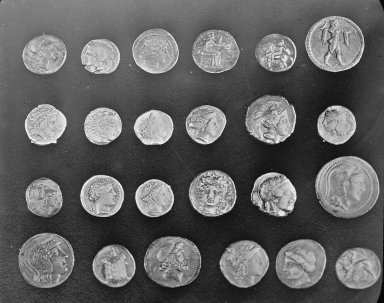
#> input picture opening-closing/coins.png, 384 x 303 px
$ jupyter execute morphological-operations.ipynb
#> lines starting #> are read from the running program, lines starting #| are printed output that depends on the picture; after the words box and inside, x2 and y2 are one past the last pixel; in counts of white or black regions, pixels touching at a corner belong together
# Morphological Operations: Dilation, Erosion, Opening & Closing

Comparing four structuring elements: Square (7x7), Cross (7x7), Vertical Line (1x9), and Horizontal Line (9x1) on a descriptive image (`coins.png`).

### 1. Structuring Elements
- **Square (7x7)**: All 8 directions (`cv2.MORPH_RECT`)
- **Cross (7x7)**: 4 cardinal directions (`cv2.MORPH_CROSS`)
- **Vertical Line (1x9)**: Vertical only (`1x9`)
- **Horizontal Line (9x1)**: Horizontal only (`9x1`)

[cell 1]
import cv2
import numpy as np
import matplotlib.pyplot as plt
import os

se_sq   = cv2.getStructuringElement(cv2.MORPH_RECT, (7, 7))
se_cr   = cv2.getStructuringElement(cv2.MORPH_CROSS, (7, 7))
se_vert = cv2.getStructuringElement(cv2.MORPH_RECT, (1, 9))
se_horz = cv2.getStructuringElement(cv2.MORPH_RECT, (9, 1))

kernels = [
    ('Square (7x7)', se_sq),
    ('Cross (7x7)', se_cr),
    ('Vertical Line (1x9)', se_vert),
    ('Horizontal Line (9x1)', se_horz)
]

fig, axes = plt.subplots(1, 4, figsize=(14, 3.5))
for ax, (title, k) in zip(axes, kernels):
    ax.imshow(k, cmap='gray_r', vmin=0, vmax=1)
    ax.set_title(title)
    ax.set_xticks(range(k.shape[1]))
    ax.set_yticks(range(k.shape[0]))
    for i in range(k.shape[0]):
        for j in range(k.shape[1]):
            ax.text(j, i, str(k[i, j]), ha='center', va='center',
                    color='white' if k[i, j] == 1 else 'black', fontsize=8)
plt.tight_layout()
plt.show()
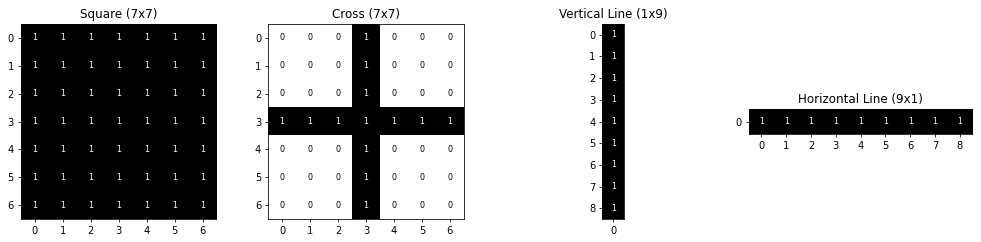
#> figure drawn by matplotlib, 4 panels

### 2. Load Descriptive Image
We load `coins.png` and binarize using Otsu thresholding.

[cell 2]
img_path = 'coins.png' if os.path.exists('coins.png') else 'week5/coins.png'
img = cv2.imread(img_path, cv2.IMREAD_GRAYSCALE)
#> img is the input picture: shape (303, 384); min 1, max 252, mean 96.9
_, test_img = cv2.threshold(img, 0, 255, cv2.THRESH_BINARY + cv2.THRESH_OTSU)
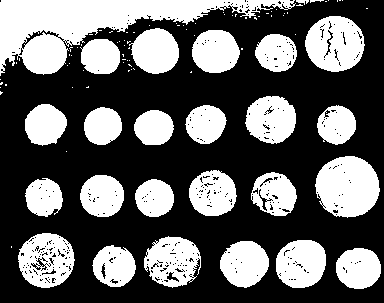
#> test_img: shape (303, 384); 38.8% white; 96 white regions (70 under 20 px), largest, box (x1, y1, x2, y2) and area: (0, 0, 296, 76) 8792, (315, 156, 380, 218) 3062, (305, 16, 365, 72) 2459
print(f"Loaded coins: {test_img.shape[1]}x{test_img.shape[0]} px")
#| Loaded coins: 384x303 px

### 3. Dilation (cv2.dilate)

[cell 3]
d_square   = cv2.dilate(test_img, se_sq)
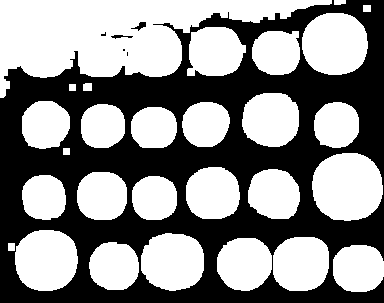
#> d_square: shape (303, 384); 54.4% white; 6 black regions (3 under 20 px), largest, box (x1, y1, x2, y2) and area: (0, 0, 384, 303) 52898, (131, 22, 146, 31) 57, (111, 35, 133, 39) 45
d_cross    = cv2.dilate(test_img, se_cr)
#> d_cross: shape (303, 384); 49.9% white; 30 white regions (3 under 20 px), largest, box (x1, y1, x2, y2) and area: (0, 0, 332, 98) 14660, (312, 153, 383, 221) 3670, (302, 13, 368, 75) 3113
d_vertical = cv2.dilate(test_img, se_vert)
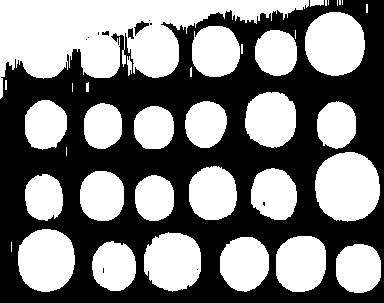
#> d_vertical: shape (303, 384); 49.4% white; 38 white regions (11 under 20 px), largest, box (x1, y1, x2, y2) and area: (0, 0, 309, 99) 14497, (315, 152, 380, 222) 3634, (305, 12, 365, 76) 3086
d_horiz    = cv2.dilate(test_img, se_horz)
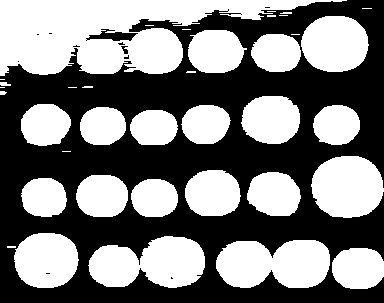
#> d_horiz: shape (303, 384); 48.4% white; 37 white regions (13 under 20 px), largest, box (x1, y1, x2, y2) and area: (0, 0, 347, 76) 13897, (216, 240, 330, 288) 4454, (88, 236, 205, 288) 4405

fig, axes = plt.subplots(1, 5, figsize=(16, 3.5))
titles = ['Original', 'Square (7x7)', 'Cross (7x7)', 'Vertical Line (1x9)', 'Horizontal Line (9x1)']
imgs = [test_img, d_square, d_cross, d_vertical, d_horiz]

for ax, t, im in zip(axes, titles, imgs):
    ax.imshow(im, cmap='gray')
    ax.set_title(t, fontsize=10)
    ax.axis('off')
#> this loop made 5 passes
#> t on passes 1 to 5: 'Original', 'Square (7x7)', 'Cross (7x7)', 'Vertical Line (1x9)', 'Horizontal Line (9x1)'
plt.tight_layout()
plt.show()

**Observed Changes:**
Dilation expands the foreground boundaries and fills small interior cavities. As a result, the coins appear thicker, surface details and engravings fill in, and closely adjacent coins merge together into continuous clusters.

### 4. Erosion (cv2.erode)

[cell 4]
e_square   = cv2.erode(test_img, se_sq)
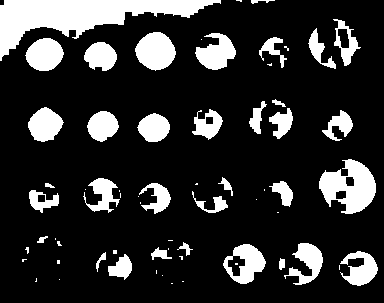
#> e_square: shape (303, 384); 18.5% white; 64 white regions (30 under 20 px), largest, box (x1, y1, x2, y2) and area: (0, 0, 221, 61) 5232, (319, 159, 376, 214) 1888, (135, 32, 176, 71) 1159
e_cross    = cv2.erode(test_img, se_cr)
#> e_cross: shape (303, 384); 25% white; 192 white regions (155 under 20 px), largest, box (x1, y1, x2, y2) and area: (0, 0, 224, 64) 5733, (318, 159, 377, 215) 2318, (134, 31, 176, 71) 1308
e_vertical = cv2.erode(test_img, se_vert)
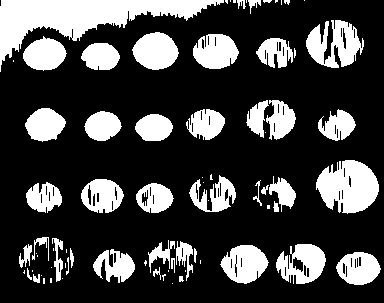
#> e_vertical: shape (303, 384); 26% white; 77 white regions (33 under 20 px), largest, box (x1, y1, x2, y2) and area: (0, 0, 224, 72) 5636, (316, 160, 379, 214) 2385, (306, 20, 364, 68) 1631
e_horiz    = cv2.erode(test_img, se_horz)
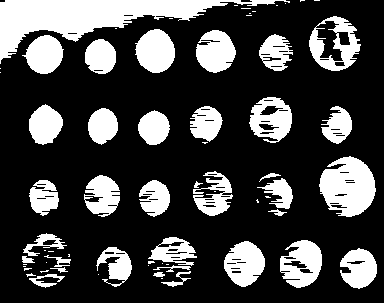
#> e_horiz: shape (303, 384); 26.6% white; 67 white regions (32 under 20 px), largest, box (x1, y1, x2, y2) and area: (0, 0, 290, 64) 6181, (319, 156, 376, 217) 2418, (309, 16, 361, 71) 1333

fig, axes = plt.subplots(1, 5, figsize=(16, 3.5))
imgs = [test_img, e_square, e_cross, e_vertical, e_horiz]

for ax, t, im in zip(axes, titles, imgs):
    ax.imshow(im, cmap='gray')
    ax.set_title(t, fontsize=10)
    ax.axis('off')
plt.tight_layout()
plt.show()

**Observed Changes:**
Erosion shrinks the foreground boundaries and eliminates thin, delicate features. As a result, the coins appear smaller, fine surface details disappear, and coins that were slightly touching become separated.

### 5. Opening (cv2.morphologyEx - MORPH_OPEN)

[cell 5]
o_square   = cv2.morphologyEx(test_img, cv2.MORPH_OPEN, se_sq)
#> o_square: shape (303, 384); 33.2% white; 37 white regions, largest, box (x1, y1, x2, y2) and area: (0, 0, 224, 64) 6333, (316, 156, 379, 217) 2884, (305, 16, 364, 72) 2043
o_cross    = cv2.morphologyEx(test_img, cv2.MORPH_OPEN, se_cr)
#> o_cross: shape (303, 384); 36.6% white; 28 white regions (1 under 20 px), largest, box (x1, y1, x2, y2) and area: (0, 0, 293, 76) 6966, (315, 156, 380, 218) 3012, (305, 16, 364, 72) 2347
o_vertical = cv2.morphologyEx(test_img, cv2.MORPH_OPEN, se_vert)
#> o_vertical: shape (303, 384); 35.8% white; 56 white regions (11 under 20 px), largest, box (x1, y1, x2, y2) and area: (0, 0, 224, 76) 6544, (316, 156, 379, 218) 2937, (306, 16, 364, 72) 2231
o_horiz    = cv2.morphologyEx(test_img, cv2.MORPH_OPEN, se_horz)
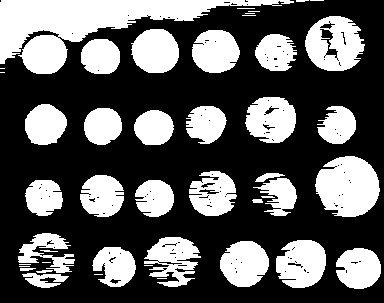
#> o_horiz: shape (303, 384); 36.3% white; 45 white regions (13 under 20 px), largest, box (x1, y1, x2, y2) and area: (0, 0, 294, 74) 8213, (315, 156, 380, 217) 3002, (305, 16, 365, 71) 2261

fig, axes = plt.subplots(1, 5, figsize=(16, 3.5))
imgs = [test_img, o_square, o_cross, o_vertical, o_horiz]

for ax, t, im in zip(axes, titles, imgs):
    ax.imshow(im, cmap='gray')
    ax.set_title(t, fontsize=10)
    ax.axis('off')
plt.tight_layout()
plt.show()

**Observed Changes:**
Opening (erosion followed by dilation) removes small isolated foreground noise, thin protrusions, and weak connecting bridges without significantly altering the overall size or shape of the coins.

### 6. Closing (cv2.morphologyEx - MORPH_CLOSE)

[cell 6]
c_square   = cv2.morphologyEx(test_img, cv2.MORPH_CLOSE, se_sq)
#> c_square: shape (303, 384); 41.3% white; 30 white regions (8 under 20 px), largest, box (x1, y1, x2, y2) and area: (0, 0, 329, 95) 13166, (315, 156, 380, 218) 3118, (305, 16, 365, 72) 2606
c_cross    = cv2.morphologyEx(test_img, cv2.MORPH_CLOSE, se_cr)
#> c_cross: shape (303, 384); 40.7% white; 73 white regions (50 under 20 px), largest, box (x1, y1, x2, y2) and area: (0, 0, 324, 76) 10748, (315, 156, 380, 218) 3112, (305, 16, 365, 72) 2606
c_vertical = cv2.morphologyEx(test_img, cv2.MORPH_CLOSE, se_vert)
#> c_vertical: shape (303, 384); 40.8% white; 42 white regions (18 under 20 px), largest, box (x1, y1, x2, y2) and area: (0, 0, 309, 95) 12682, (315, 156, 380, 218) 3114, (305, 16, 365, 72) 2606
c_horiz    = cv2.morphologyEx(test_img, cv2.MORPH_CLOSE, se_horz)
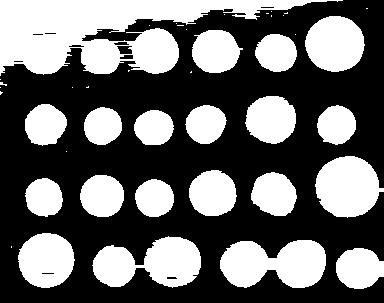
#> c_horiz: shape (303, 384); 40.9% white; 42 white regions (22 under 20 px), largest, box (x1, y1, x2, y2) and area: (0, 0, 343, 76) 12634, (220, 240, 326, 288) 3790, (92, 236, 201, 288) 3661

fig, axes = plt.subplots(1, 5, figsize=(16, 3.5))
imgs = [test_img, c_square, c_cross, c_vertical, c_horiz]

for ax, t, im in zip(axes, titles, imgs):
    ax.imshow(im, cmap='gray')
    ax.set_title(t, fontsize=10)
    ax.axis('off')
plt.tight_layout()
plt.show()
